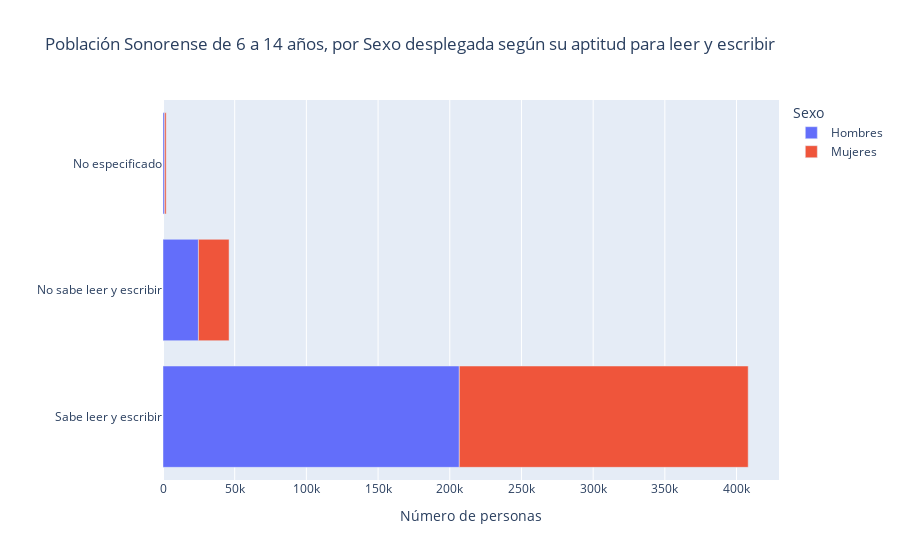

The code cell stored with this chart in its notebook:
### Code cell
#Primero empezaremos viendo el panorama general de todos los municipios de Sonora

dff = censo_educacion.groupby('Sexo')[['Sabe leer y escribir', 'No sabe leer y escribir', 'No especificado']].sum().reset_index()
dff = pd.melt(dff, value_vars=['Sabe leer y escribir', 'No sabe leer y escribir', 'No especificado'], id_vars=['Sexo'])
dff
fig = px.bar(dff, x='value', y='variable', color='Sexo', orientation='h',title = 'Población Sonorense de 6 a 14 años, por Sexo desplegada según su aptitud para leer y escribir',
            labels = {'variable':"",
                        "value": "Número de personas" })
fig.show()

### Figure 1 — Plotly figure (JSON) as saved in the notebook; plotly's stock layout.template omitted (floating-point values rounded to 4 significant figures)
{"data": [{"alignmentgroup": "True", "hovertemplate": "Sexo=Hombres<br>Número de personas=%{x}<br>=%{y}<extra></extra>", "legendgroup": "Hombres", "marker": {"color": "#636efa", "pattern": {"shape": ""}}, "name": "Hombres", "offsetgroup": "Hombres", "orientation": "h", "showlegend": true, "textposition": "auto", "type": "bar", "x": [206661, 24711, 1131], "xaxis": "x", "y": ["Sabe leer y escribir", "No sabe leer y escribir", "No especificado"], "yaxis": "y"}, {"alignmentgroup": "True", "hovertemplate": "Sexo=Mujeres<br>Número de personas=%{x}<br>=%{y}<extra></extra>", "legendgroup": "Mujeres", "marker": {"color": "#EF553B", "pattern": {"shape": ""}}, "name": "Mujeres", "offsetgroup": "Mujeres", "orientation": "h", "showlegend": true, "textposition": "auto", "type": "bar", "x": [201470, 21374, 1074], "xaxis": "x", "y": ["Sabe leer y escribir", "No sabe leer y escribir", "No especificado"], "yaxis": "y"}], "layout": {"barmode": "relative", "legend": {"title": {"text": "Sexo"}, "tracegroupgap": 0}, "title": {"text": "Población Sonorense de 6 a 14 años, por Sexo desplegada según su aptitud para leer y escribir"}, "xaxis": {"anchor": "y", "domain": [0, 1], "title": {"text": "Número de personas"}}, "yaxis": {"anchor": "x", "domain": [0, 1], "title": {"text": ""}}}}
